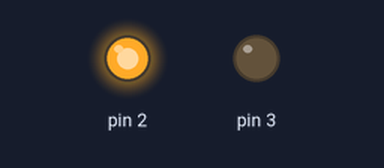
Simulated run of this sketch. Board: Arduino Uno, built with avr-gcc and run on an emulated ATmega328P. On the bench: output pins drawn as LEDs (lit = HIGH).

Above: at 0.5 s.
At 2.7 s:
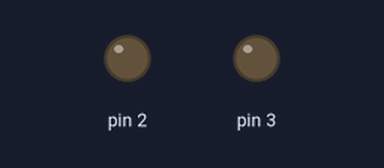
At 5.0 s:
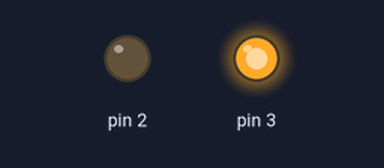
Timing chart, 0 to 6.9 s (numbered marks = the images above):
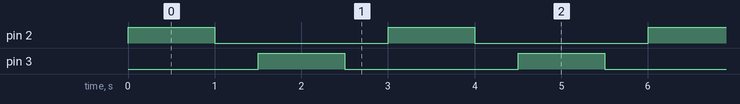

Measured:
- by itself, pin 2, pin 3: alternates HIGH for 1.0 s and LOW for 2.0 s
- by itself, everything shown: repeats every 3.0 s, in 4 steps

The sketch:

piscar_dois_led.ino
```cpp
void setup() {
  //define o modo de uso da porta
pinMode(2, OUTPUT);
pinMode(3, OUTPUT);
}

void loop() {
  digitalWrite(2, HIGH);
  //liga o primeiro led
  delay(1000);
  //espera 1 segundo
  digitalWrite(2, LOW);
  //desliga o primeiro led
  delay(500);
  //espera meio(0.5) segundo
  digitalWrite(3, HIGH);
  //liga o segundo led
  delay(1000);
  //espera 1 segundo
  digitalWrite(3, LOW);
  //desliga o segundo led
  delay(500);
  //espera meio(0.5) segundo
}
```
